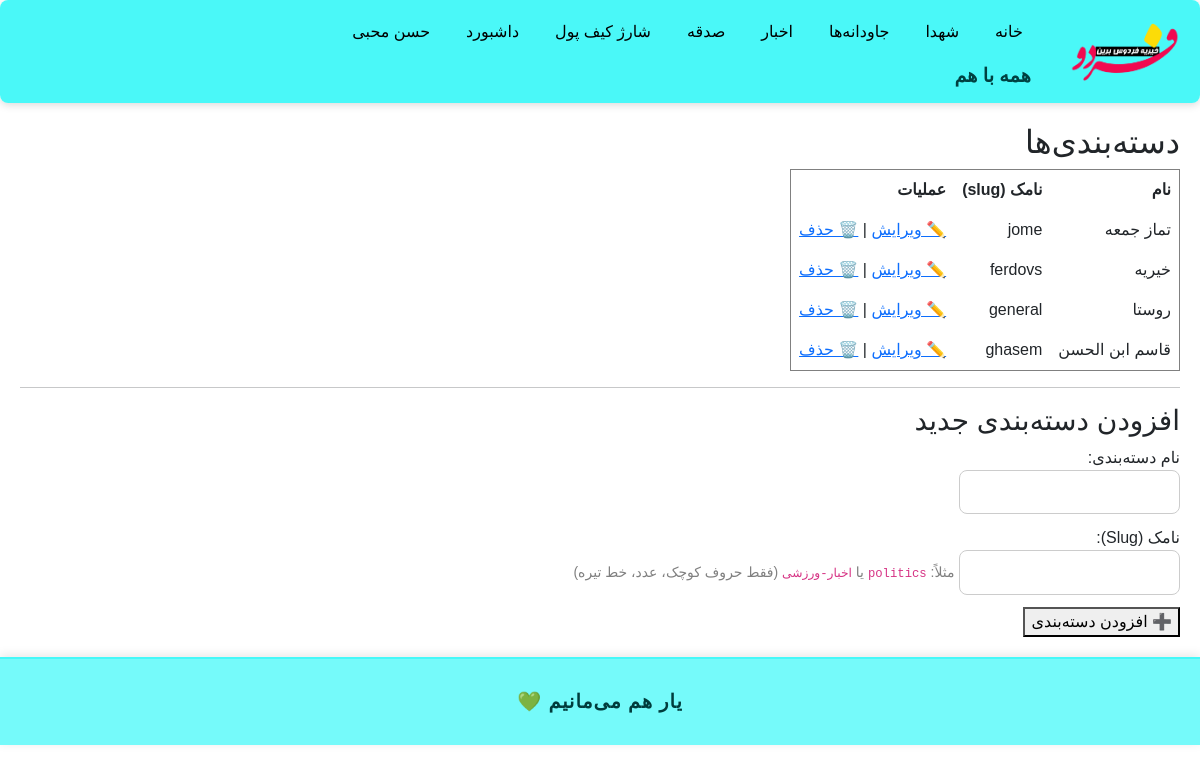
Page /news/categories/ (signed in) on the committed database.
### accounts/models.py (models this page shows, shortened)
class User(AbstractBaseUser, PermissionsMixin):
    GENDER_CHOICES = (
        ('M', 'مرد'),
        ('F', 'زن'),
    )
    phone = models.CharField(max_length=11, unique=True)
    first_name = models.CharField(max_length=100, blank=True)
    last_name = models.CharField(max_length=100, blank=True)
    national_code = models.CharField(max_length=10, blank=True)
    image = models.ImageField(upload_to='profiles/', blank=True, null=True)
    gender = models.CharField(max_length=1, choices=GENDER_CHOICES, blank=True, null=True)
    is_active = models.BooleanField(default=True)
    is_staff = models.BooleanField(default=False)
    is_profile_completed = models.BooleanField(default=False)
    allowed_categories = models.ManyToManyField(
        'news.Category',
        related_name='allowed_users',
        blank=True,
        verbose_name='دسته‌بندی‌های مجاز برای ارسال خبر'
    )
    groups = models.ManyToManyField(
        'auth.Group',
        related_name='accounts_user_set',
        blank=True
    )
    user_permissions = models.ManyToManyField(
        'auth.Permission',
        related_name='accounts_user_permissions_set',
        blank=True
    )
    objects = UserManager()
    USERNAME_FIELD = 'phone'
    def get_full_name(self):
        return f"{self.first_name} {self.last_name}".strip()

### news/models.py (models this page shows, shortened)
class Category(models.Model):
    name = models.CharField(max_length=100, unique=True, verbose_name='نام')
    slug = models.SlugField(max_length=100, unique=True, verbose_name='نامک')  # کاربر خودش وارد می‌کند

### news/views.py (the view)
# urls.py: path('categories/', views.manage_categories, name='manage_categories'),
@login_required
def manage_categories(request):
    categories = Category.objects.all().order_by('name')
    if request.method == 'POST':
        form = CategoryForm(request.POST)
        if form.is_valid():
            form.save()
            return redirect('news:manage_categories')
    else:
        form = CategoryForm()
    return render(request, 'news/manage_categories.html', {
        'categories': categories,
        'form': form
    })

### news/forms.py
class CategoryForm(forms.ModelForm):
    class Meta:
        model = Category
        fields = ['name', 'slug']  # slug اضافه شده
        labels = {
            'name': 'نام دسته‌بندی',
            'slug': 'نامک (slug)',
        }

### templates/news/manage_categories.html (shortened to what this page needs)
{% extends "base.html" %}
{% block content %}
<h2>دسته‌بندی‌ها</h2>
<table border="1" cellpadding="8" cellspacing="0">
    <thead>
        <tr>
            <th>نام</th>
            <th>نامک (slug)</th>
            <th>عملیات</th>
        </tr>
    </thead>
    <tbody>
        {% for category in categories %}
            <tr>
                <td>{{ category.name }}</td>
                <td>{{ category.slug }}</td>
                <td>
                    <a href="{% url 'news:edit_category' category.id %}">✏️ ویرایش</a> |
                    <a href="{% url 'news:delete_category' category.id %}" onclick="return confirm('آیا از حذف این دسته‌بندی مطمئن هستید؟')">🗑️ حذف</a>
                </td>
            </tr>
        {% empty %}
            <tr>
                <td colspan="3">هیچ دسته‌بندی‌ای ثبت نشده است.</td>
            </tr>
        {% endfor %}
    </tbody>
</table>
<hr>
<h3>افزودن دسته‌بندی جدید</h3>
<form method="post">
    <div style="margin-bottom: 12px;">
        <label for="{{ form.name.id_for_label }}">نام دسته‌بندی:</label><br>
        {{ form.name }}
    </div>
    <div style="margin-bottom: 12px;">
        <label for="{{ form.slug.id_for_label }}">نامک (Slug):</label><br>
        {{ form.slug }}
        <small style="color: gray;">مثلاً: <code>politics</code> یا <code>اخبار-ورزشی</code> (فقط حروف کوچک، عدد، خط تیره)</small>
    </div>
    <button type="submit">➕ افزودن دسته‌بندی</button>
</form>
{% endblock %}

### templates/base.html (shortened to what this page needs)
<!DOCTYPE html>
{% load static %}
<html lang="fa">
<head>
    <link href="https://cdn.jsdelivr.net/npm/bootstrap@5.3.0/dist/css/bootstrap.rtl.min.css" rel="stylesheet">
    <link href="https://cdn.jsdelivr.net/npm/bootstrap-icons@1.10.5/font/bootstrap-icons.css" rel="stylesheet">
    <link rel="stylesheet" href="https://cdn.jsdelivr.net/npm/persian-datepicker@1.2.0/dist/css/persian-datepicker.min.css">
</head>
<body>
<header>
    <nav style="
        background-color: rgba(43, 247, 247, 0.85);
        display: flex;
        justify-content: space-between;
        align-items: stretch;
        padding: 12px 20px;
        box-shadow: 0 2px 8px rgba(0,0,0,0.15);
        border-radius: 8px;
        backdrop-filter: saturate(180%) blur(10px);
        -webkit-backdrop-filter: saturate(180%) blur(10px);
    ">
        <div style="flex: 0 0 auto; text-align: center; margin-left: 1cm; display: flex; flex-direction: column; justify-content: center;">
            <a href="/">
                <img src="{% static 'images/logo.png' %}" alt="Logo" style="height: 70px;">
            </a>
        </div>
        <div style="flex: 1; display: flex; flex-direction: column; justify-content: center;">
            <ul style="
                display: flex;
                flex-wrap: wrap;
                justify-content: flex-start;
                gap: 20px;
                list-style: none;
                margin: 0;
                padding: 0;
            ">
                <li><a href="/">خانه</a></li>
                <li><a href="/martyrs/list/">شهدا</a></li>
                <li><a href="{% url 'eternals:list' %}">جاودانه‌ها</a></li>
                <li><a href="{% url 'news:news_list' %}">اخبار</a></li>
                <li><a href="{% url 'donation:donate' %}">صدقه</a></li>
                {% if user.is_authenticated %}
                    <li><a href="{% url 'wallet:charge_wallet' %}">شارژ کیف پول</a></li>
                    <li><a href="{% url 'accounts:dashboard' %}">داشبورد</a></li>
                {% else %}
                    <li><a href="{% url 'accounts:login' %}?next={% url 'wallet:charge_wallet' %}">شارژ کیف پول</a></li>
                    <li><a href="{% url 'accounts:login' %}?next={% url 'accounts:dashboard' %}">پروفایل</a></li>
                {% endif %}
                {% if user.is_authenticated %}
                    <li>
                        <a href="#">
                            {% if user.gender == 'male' %}
                                آقای {{ user.last_name }}
                            {% elif user.gender == 'female' %}
                                خانم {{ user.last_name }}
                            {% else %}
                                {{ user.get_full_name|default:user.phone }}
                            {% endif %}
                        </a>
                    </li>
                {% else %}
                    <li><a href="{% url 'accounts:login' %}">ورود</a></li>
                {% endif %}
            </ul>
            <div style="margin-top: 10px; font-weight: bold; font-size: 1.2em; color: #004141;">
                همه با هم
            </div>
        </div>
    </nav>
</header>
<main>
    {% block content %}{% endblock %}
</main>
<footer style="
    background-color: #2bf7f7a6;
    text-align: center;
    padding: 1.5em;
    font-family: 'Vazirmatn', sans-serif;
    font-size: 1.2em;
    font-weight: bold;
    color: #003c3c;
    box-shadow: 0 -2px 10px rgba(0, 0, 0, 0.1);
    border-top: 2px solid #2bf7f7a6;
    letter-spacing: 1px;
">
    یار هم می‌مانیم 💚
</footer>
</body>
</html>

### templates/base.html (style rules this page uses)
form input[type="text"], form input[type="file"], form textarea, form select { padding: 10px; border-radius: 8px; border: 1px solid #ccc; font-size: 15px; box-sizing: border-box; }
body { font-family: sans-serif; margin: 0; padding: 0; direction: rtl; background-color: #ffffff; }
header { background-color: #ffffff; padding: 0; }
footer { background-color: #333; color: white; padding: 10px 20px; }
nav ul { list-style: none; display: flex; justify-content: flex-start; gap: 20px; padding: 0; margin: 0; }
nav ul li { position: relative; }
nav ul li a { color: rgb(0, 0, 0); text-decoration: none; padding: 8px; display: block; }
main { padding: 20px; }

### rows in the picture
User: get_full_name "حسن محبی"
Category: name "تماز جمعه", slug "jome"
Category: name "خیریه", slug "ferdovs"
Category: name "روستا", slug "general"
Category: name "قاسم ابن الحسن", slug "ghasem"
